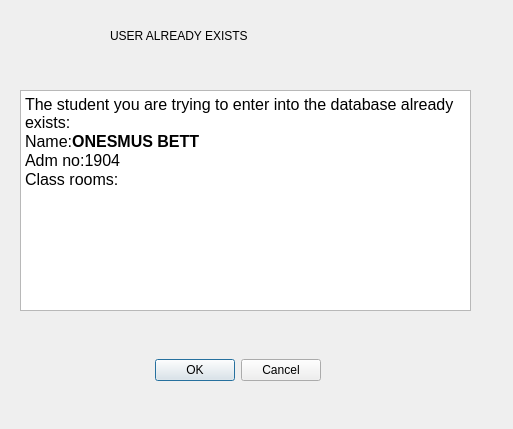
<?xml version="1.0" encoding="UTF-8"?>
<ui version="4.0">
 <class>Dialog</class>
 <widget class="QDialog" name="Dialog">
  <property name="geometry">
   <rect>
    <x>0</x>
    <y>0</y>
    <width>513</width>
    <height>429</height>
   </rect>
  </property>
  <property name="windowTitle">
   <string>Error</string>
  </property>
  <property name="windowIcon">
   <iconset>
    <normaloff>imgs/remove-symbol.png</normaloff>imgs/remove-symbol.png</iconset>
  </property>
  <widget class="QDialogButtonBox" name="buttonBox">
   <property name="geometry">
    <rect>
     <x>-140</x>
     <y>340</y>
     <width>461</width>
     <height>61</height>
    </rect>
   </property>
   <property name="orientation">
    <enum>Qt::Horizontal</enum>
   </property>
   <property name="standardButtons">
    <set>QDialogButtonBox::Cancel|QDialogButtonBox::Ok</set>
   </property>
  </widget>
  <widget class="QLabel" name="title">
   <property name="geometry">
    <rect>
     <x>110</x>
     <y>-10</y>
     <width>511</width>
     <height>91</height>
    </rect>
   </property>
   <property name="styleSheet">
    <string notr="true">font: 75 18pt &quot;MS Shell Dlg 2&quot;;</string>
   </property>
   <property name="text">
    <string>USER ALREADY EXISTS</string>
   </property>
  </widget>
  <widget class="QTextBrowser" name="textBrowser">
   <property name="geometry">
    <rect>
     <x>20</x>
     <y>90</y>
     <width>451</width>
     <height>221</height>
    </rect>
   </property>
   <property name="html">
    <string>&lt;!DOCTYPE HTML PUBLIC &quot;-//W3C//DTD HTML 4.0//EN&quot; &quot;http://www.w3.org/TR/REC-html40/strict.dtd&quot;&gt;
&lt;html&gt;&lt;head&gt;&lt;meta name=&quot;qrichtext&quot; content=&quot;1&quot; /&gt;&lt;style type=&quot;text/css&quot;&gt;
p, li { white-space: pre-wrap; }
&lt;/style&gt;&lt;/head&gt;&lt;body style=&quot; font-family:'MS Shell Dlg 2'; font-size:8pt; font-weight:400; font-style:normal;&quot;&gt;
&lt;p style=&quot; margin-top:0px; margin-bottom:0px; margin-left:0px; margin-right:0px; -qt-block-indent:0; text-indent:0px;&quot;&gt;&lt;span style=&quot; font-size:12pt;&quot;&gt;The student you are trying to enter into the database already exists:&lt;/span&gt;&lt;/p&gt;
&lt;p style=&quot; margin-top:0px; margin-bottom:0px; margin-left:0px; margin-right:0px; -qt-block-indent:0; text-indent:0px;&quot;&gt;&lt;span style=&quot; font-size:12pt;&quot;&gt;Name:&lt;/span&gt;&lt;span style=&quot; font-size:12pt; font-weight:600;&quot;&gt;ONESMUS BETT&lt;/span&gt;&lt;/p&gt;
&lt;p style=&quot; margin-top:0px; margin-bottom:0px; margin-left:0px; margin-right:0px; -qt-block-indent:0; text-indent:0px;&quot;&gt;&lt;span style=&quot; font-size:12pt;&quot;&gt;Adm no:1904&lt;/span&gt;&lt;/p&gt;
&lt;p style=&quot; margin-top:0px; margin-bottom:0px; margin-left:0px; margin-right:0px; -qt-block-indent:0; text-indent:0px;&quot;&gt;&lt;span style=&quot; font-size:12pt;&quot;&gt;Class rooms:&lt;/span&gt;&lt;/p&gt;
&lt;p style=&quot;-qt-paragraph-type:empty; margin-top:0px; margin-bottom:0px; margin-left:0px; margin-right:0px; -qt-block-indent:0; text-indent:0px; font-size:12pt;&quot;&gt;&lt;br /&gt;&lt;/p&gt;
&lt;p style=&quot;-qt-paragraph-type:empty; margin-top:0px; margin-bottom:0px; margin-left:0px; margin-right:0px; -qt-block-indent:0; text-indent:0px;&quot;&gt;&lt;br /&gt;&lt;/p&gt;&lt;/body&gt;&lt;/html&gt;</string>
   </property>
  </widget>
 </widget>
 <resources/>
 <connections>
  <connection>
   <sender>buttonBox</sender>
   <signal>accepted()</signal>
   <receiver>Dialog</receiver>
   <slot>accept()</slot>
   <hints>
    <hint type="sourcelabel">
     <x>248</x>
     <y>254</y>
    </hint>
    <hint type="destinationlabel">
     <x>157</x>
     <y>274</y>
    </hint>
   </hints>
  </connection>
  <connection>
   <sender>buttonBox</sender>
   <signal>rejected()</signal>
   <receiver>Dialog</receiver>
   <slot>reject()</slot>
   <hints>
    <hint type="sourcelabel">
     <x>316</x>
     <y>260</y>
    </hint>
    <hint type="destinationlabel">
     <x>286</x>
     <y>274</y>
    </hint>
   </hints>
  </connection>
 </connections>
</ui>
